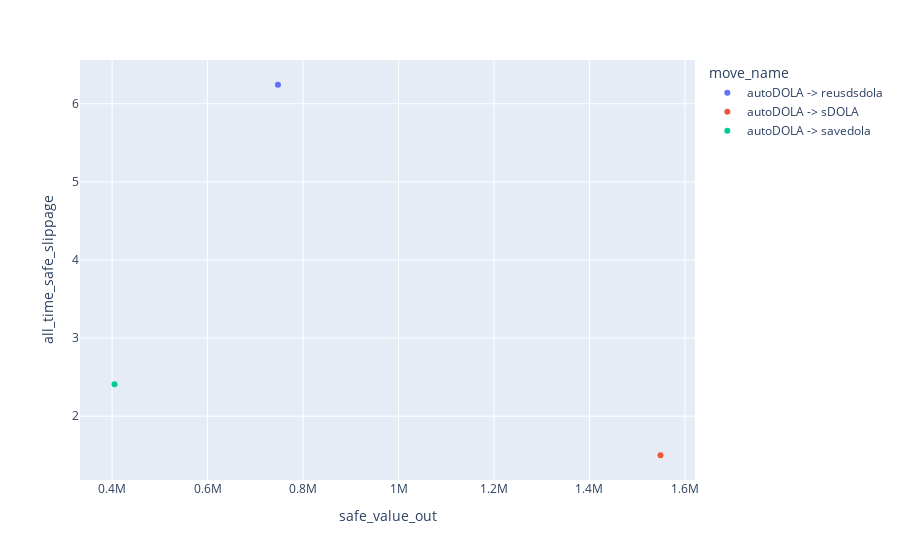

This figure's notebook cell:
### Code cell
px.scatter(by_move_name, x="safe_value_out", y="all_time_safe_slippage", color=by_move_name.index)

### Figure 1 — Plotly figure (JSON) as saved in the notebook; plotly's stock layout.template omitted (floating-point values rounded to 4 significant figures)
{"data": [{"hovertemplate": "move_name=autoDOLA -> reusdsdola<br>safe_value_out=%{x}<br>all_time_safe_slippage=%{y}<extra></extra>", "legendgroup": "autoDOLA -> reusdsdola", "marker": {"color": "#636efa", "symbol": "circle"}, "mode": "markers", "name": "autoDOLA -> reusdsdola", "orientation": "v", "showlegend": true, "type": "scatter", "x": [747400.0], "xaxis": "x", "y": [6.243], "yaxis": "y"}, {"hovertemplate": "move_name=autoDOLA -> sDOLA<br>safe_value_out=%{x}<br>all_time_safe_slippage=%{y}<extra></extra>", "legendgroup": "autoDOLA -> sDOLA", "marker": {"color": "#EF553B", "symbol": "circle"}, "mode": "markers", "name": "autoDOLA -> sDOLA", "orientation": "v", "showlegend": true, "type": "scatter", "x": [1549000.0], "xaxis": "x", "y": [1.5], "yaxis": "y"}, {"hovertemplate": "move_name=autoDOLA -> savedola<br>safe_value_out=%{x}<br>all_time_safe_slippage=%{y}<extra></extra>", "legendgroup": "autoDOLA -> savedola", "marker": {"color": "#00cc96", "symbol": "circle"}, "mode": "markers", "name": "autoDOLA -> savedola", "orientation": "v", "showlegend": true, "type": "scatter", "x": [405000], "xaxis": "x", "y": [2.41], "yaxis": "y"}], "layout": {"legend": {"title": {"text": "move_name"}, "tracegroupgap": 0}, "margin": {"t": 60}, "xaxis": {"anchor": "y", "domain": [0, 1], "title": {"text": "safe_value_out"}}, "yaxis": {"anchor": "x", "domain": [0, 1], "title": {"text": "all_time_safe_slippage"}}}}
